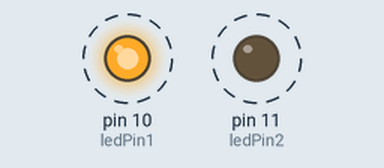
Bench run of a sketch on a simulated Arduino Uno, built with avr-gcc and run on an emulated ATmega328P. On the bench: output pins drawn as LEDs (lit = HIGH). Dashed ring = blinking.

Above: at 0.15 s.
Timing chart, 0 to 3.0 s (numbered marks = the images above):
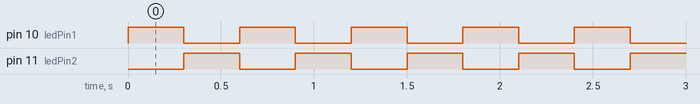

The sketch:

Untitled.ino
```cpp
int ledPin1 = 10;
int ledPin2 = 11;

void setup() {
	pinMode(ledPin1, OUTPUT);
	pinMode(ledPin2, OUTPUT);
}

void loop() {
	digitalWrite(ledPin1, HIGH);
	digitalWrite(ledPin2, LOW);
	delay(300);
	digitalWrite(ledPin1, LOW);
	digitalWrite(ledPin2, HIGH);
	delay(300);
}
```

Measured:
- by itself, pin 10 (ledPin1), pin 11 (ledPin2): alternates HIGH for 0.30 s and LOW for 0.30 s
